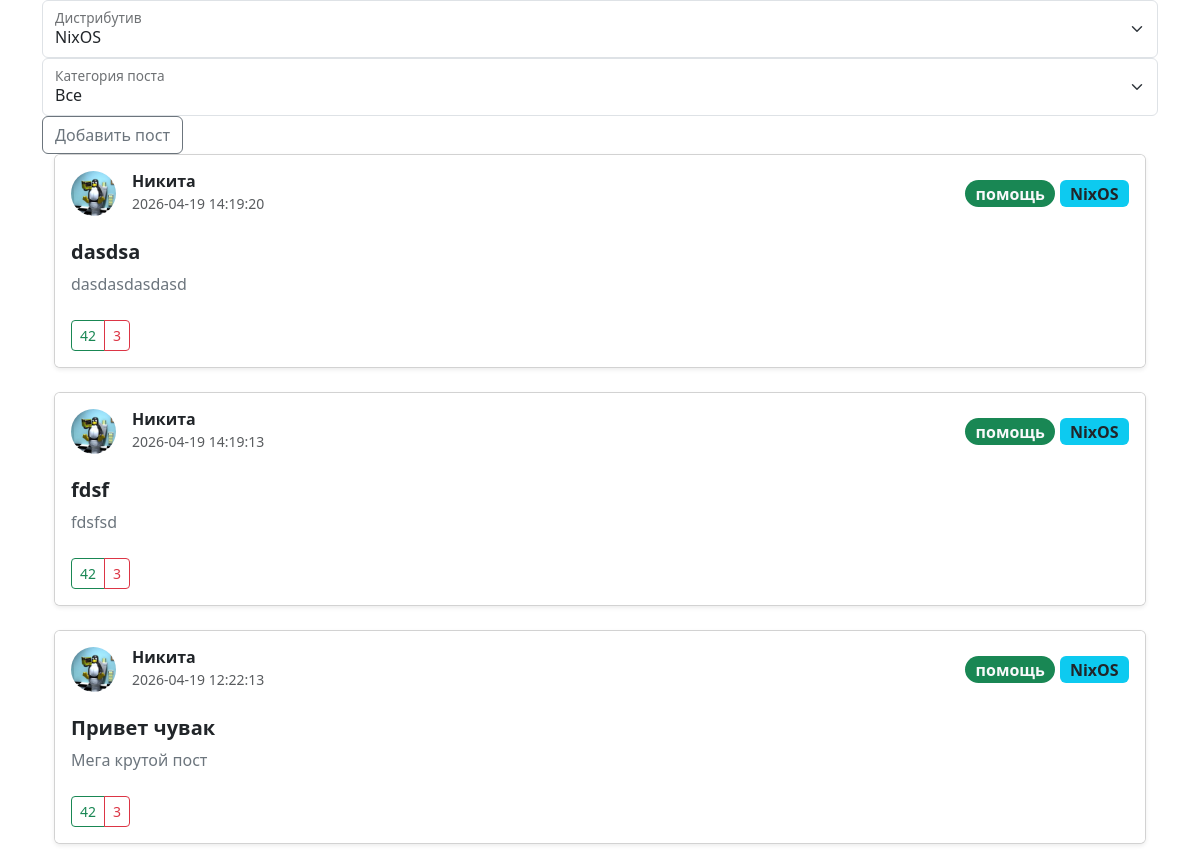
/controller/forum.php?id=1, run on an earlier commit of the app's database.
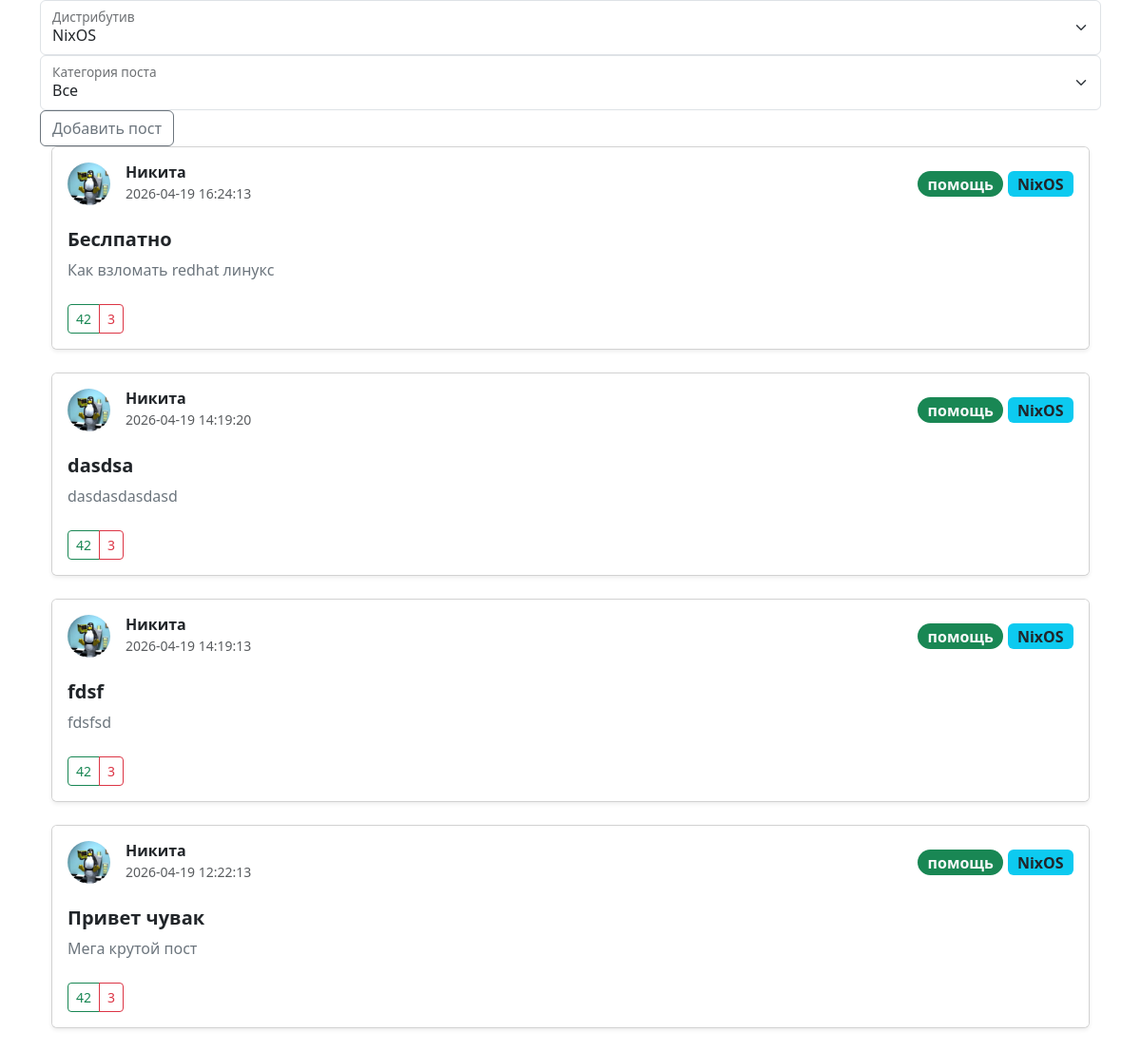
And on a later commit of the database.
### tables this page shows
CREATE TABLE `posts` (
  `id` int(10) unsigned NOT NULL AUTO_INCREMENT,
  `user_id` int(11) DEFAULT NULL,
  `title` varchar(255) DEFAULT NULL,
  `content` text DEFAULT NULL,
  `distribution_id` int(11) NOT NULL,
  `category_id` int(11) NOT NULL,
  `post_created_at` timestamp NULL DEFAULT current_timestamp(),
  PRIMARY KEY (`id`),
  KEY `fk_distribution_type_key` (`distribution_id`),
  KEY `fk_category_key` (`category_id`),
  KEY `fk_user_id` (`user_id`),
  CONSTRAINT `fk_category_key` FOREIGN KEY (`category_id`) REFERENCES `post_categories` (`id`),
  CONSTRAINT `fk_distribution_type_key` FOREIGN KEY (`distribution_id`) REFERENCES `linux_distributions` (`id`),
  CONSTRAINT `fk_user_id` FOREIGN KEY (`user_id`) REFERENCES `users` (`id`)
);

CREATE TABLE `users` (
  `id` int(11) NOT NULL AUTO_INCREMENT,
  `display_name` varchar(255) DEFAULT NULL COMMENT 'Отображаемое имя пользователя которое не должно быть уникальным',
  `username` varchar(500) NOT NULL,
  `password` varchar(2048) DEFAULT NULL,
  `email` varchar(500) DEFAULT NULL,
  `avatar_path` varchar(500) DEFAULT NULL,
  `carma` int(11) DEFAULT 100 COMMENT 'Репутация пользователя, представляет из себя целое число  и по умолчанию у каждого пользователя 100 кармы. Чем ниже - тем хуже человек',
  `user_type_id` int(11) DEFAULT 1,
  `account_created` timestamp NULL DEFAULT current_timestamp(),
  `account_deleted` timestamp NULL DEFAULT NULL,
  PRIMARY KEY (`id`),
  UNIQUE KEY `username` (`username`),
  KEY `fk_user_type` (`user_type_id`),
  CONSTRAINT `fk_user_type` FOREIGN KEY (`user_type_id`) REFERENCES `user_privileges` (`id`)
);

CREATE TABLE `post_categories` (
  `id` int(11) NOT NULL AUTO_INCREMENT,
  `name` varchar(255) NOT NULL COMMENT 'Категория поста. Помощь / Вопрос / Полезные практики и так далее',
  PRIMARY KEY (`id`)
);

CREATE TABLE `linux_distributions` (
  `id` int(11) NOT NULL AUTO_INCREMENT,
  `name` varchar(255) NOT NULL,
  `posts_count` int(10) unsigned NOT NULL COMMENT 'Количество постов которые относятся к конкретному дистрибутиву',
  `description` text DEFAULT NULL,
  `official_wiki_url` text DEFAULT NULL,
  `icon_name` varchar(255) DEFAULT NULL,
  PRIMARY KEY (`id`)
);

### controller/forum.php (called while the page is built, shortened)
<?php
require '../config.php';
require '../model/main.php';
if (empty($_GET['id'])) {
    $posts = getAllPosts($pdo);
} else {
    $posts = getPostsByDistribution($pdo, $_GET['id']);
}
$distros = getAllLinuxDistributions($pdo);
include '../view/main_forum.php';

### model/main.php (called while the page is built, shortened)
<?php
function getAllLinuxDistributions($pdo) {
    $sql = "SELECT * FROM linux_distributions";
    $distros = $pdo->query($sql)->fetchAll();
    return $distros;
}
function getPostsByDistribution($pdo, $id) {
    $sql = "
        SELECT
            u.username,
            u.display_name AS user_display_name,
            u.avatar_path AS user_avatar,
            u.id AS user_id,
            d.name AS distro_name,
            p.post_created_at,
            p.title,
            p.content,
            p.id AS post_id,
            c.name AS category
        FROM posts p
                 JOIN users u ON p.user_id = u.id
                 JOIN linux_distributions d ON p.distribution_id = d.id
                 JOIN post_categories c ON p.category_id = c.id
        WHERE p.distribution_id = :id
        ORDER BY p.post_created_at DESC;
    ";
    $stmt = $pdo->prepare($sql);
    $stmt->execute([':id' => $id]);
    return $stmt->fetchAll(PDO::FETCH_ASSOC);
}

### view/main_forum.php (the view, shortened to what this page needs)
<!doctype html>
<html lang="en">
<head>
    <link href="https://cdn.jsdelivr.net/npm/bootstrap@5.3.8/dist/css/bootstrap.min.css"
          rel="stylesheet">
</head>
<body>
<div class="container">
    <div class="form-floating">
        <select class="form-select" id="floatingSelect" aria-label="Floating label select example">
            <?php foreach($distros as $dist): ?>
                <option value="<?php echo $dist['id'] ?>" <?= $dist['id'] == $_GET['id'] ? 'selected' : '' ?>>
                    <?php echo $dist['name'] ?>
                </option>
            <?php endforeach; ?>
        </select>
        <label for="floatingSelect">Дистрибутив</label>
    </div>
    <div class="form-floating">
        <select class="form-select" id="floatingSelect" aria-label="Floating label select example">
            <option selected>Все</option>
        </select>
        <label for="floatingSelect">Категория поста</label>
    </div>
    <a href="./add_post_redirect_controller.php" class="btn btn-outline-secondary">Добавить пост</a>
    <div class="container">
    <?php foreach($posts as $post): ?>
        <div class="card shadow-sm mb-4 mx-auto">
            <div class="card-header bg-white border-0 d-flex align-items-center justify-content-between py-3">
                <div class="d-flex align-items-center">
                    <a href="/" class="me-0">
                        <img src="../storage/default_avatar.webp" class="rounded-circle me-3" alt="Avatar" width="45" height="45">
                    </a>
                    <div>
                        <h6 class="mb-0 fw-bold"><?= htmlspecialchars($post['user_display_name'] ?? '') ?></h6>
                        <small class="text-muted"><?= htmlspecialchars($post['post_created_at']) ?></small>
                    </div>
                </div>
                <div>
                    <span class="badge rounded-pill bg-success text-light fs-6"><?php echo htmlspecialchars($post['category']) ?></span>
                    <span class="badge bg-info text-dark fs-6"><?php echo htmlspecialchars($post['distro_name']) ?></span>
                </div>
            </div>
            <div class="card-body py-2">
                <h5 class="card-title fw-bold"><?php echo htmlspecialchars($post['title']) ?></h5>
                <p class="card-text text-secondary">
                    <?php echo htmlspecialchars($post['content']) ?>
                </p>
            </div>
            <div class="card-footer bg-white border-top-0 d-flex align-items-center py-3">
                <div class="btn-group me-3" role="group">
                    <button type="button" class="btn btn-outline-success btn-sm"><i class="bi bi-hand-thumbs-up"></i> 42</button>
                    <button type="button" class="btn btn-outline-danger btn-sm"><i class="bi bi-hand-thumbs-down"></i> 3</button>
                </div>
            </div>
        </div>
    <?php endforeach; ?>
    </div>
</div>
</body>
</html>

What changed in the data, as far as the page shows it:
added posts: user.display_name "Никита", post_created_at "2026-04-19 16:24:13", category.name "помощь", distribution.name "NixOS", title "Беслпатно", content "Как взломать redhat линукс"
